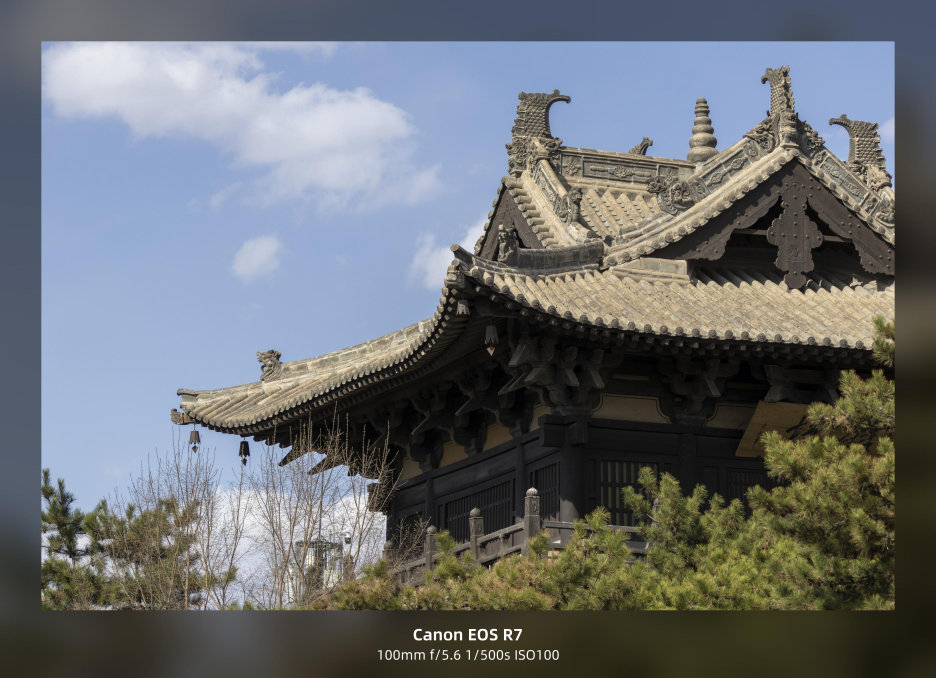
#> input picture samples/photo_params_b.jpg, 2808 x 2033 px (shown at 1/3 size); its folder holds only this picture in this run
$ python -i round_corner.py   (imports and definitions only)
#> lines starting #> are read from the running program, lines starting #| are printed output that depends on the picture
### src/util/ansi.py
from bisect import bisect_right

from enum import Enum
from enum import Flag

from typing import *

class AnsiColor(Enum):
    DEFAULT        = -1
    BLACK          = 0
    RED            = 1
    GREEN          = 2
    YELLOW         = 3
    BLUE           = 4
    MAGENTA        = 5
    CYAN           = 6
    WHITE          = 7
    BRIGHT_BLACK   = 8
    BRIGHT_RED     = 9
    BRIGHT_GREEN   = 10
    BRIGHT_YELLOW  = 11
    BRIGHT_BLUE    = 12
    BRIGHT_MAGENTA = 13
    BRIGHT_CYAN    = 14
    BRIGHT_WHITE   = 15

class AnsiStyle(Flag):
    DEFAULT       = 0
    BOLD          = 1
    FAINT         = 2
    ITALIC        = 4
    UNDERLINED    = 8
    SLOW_BLINK    = 16
    RAPID_BLINK   = 32
    SWAP_COLOR    = 64
    HIDE          = 128
    STRIKETHROUGH = 256

STYLE_DICT: dict = {
    AnsiStyle.BOLD          : 1,
    AnsiStyle.FAINT         : 2,
    AnsiStyle.ITALIC        : 3,
    AnsiStyle.UNDERLINED    : 4,
    AnsiStyle.SLOW_BLINK    : 5,
    AnsiStyle.RAPID_BLINK   : 6,
    AnsiStyle.SWAP_COLOR    : 7,
    AnsiStyle.HIDE          : 8,
    AnsiStyle.STRIKETHROUGH : 9
}

class AnsiFormat:
    CONTROL_CODE = '\033['

    def __init__(self, style = AnsiStyle.DEFAULT,
                 foreground  = AnsiColor.DEFAULT,
                 background  = AnsiColor.DEFAULT) -> None:
        self._style      = style
        self._foreground = foreground
        self._background = background

    @property
    def style(self) -> AnsiStyle:
        return self._style

    @style.setter
    def style(self, value):
        self._style = value

    @property
    def foreground(self) -> AnsiColor:
        return self._foreground

    @foreground.setter
    def foreground(self, value):
        self._foreground = value

    @property
    def background(self) -> AnsiColor:
        return self._background

    @background.setter
    def background(self, value):
        self._background = value

    # [12 lines left out: function enable_ansi, not called in this run]

    @property
    def disable_ansi(self) -> str:
        return f'{AnsiFormat.CONTROL_CODE}0m'

    def copy(self) -> 'AnsiFormat':
        return AnsiFormat(self._style, self._foreground, self._background)

    # [6 lines left out: function __eq__, not called in this run]

    def __repr__(self) -> str:
        return f'AnsiFormat{{{self._style}, {self._foreground}, {self._background}}}'

    def __str__(self) -> str:
        return self.__repr__()

    def __hash__(self) -> int:
        hash((self._style, self._foreground, self._background))

DEFAULT_FORMAT = AnsiFormat()
ERROR_FORMAT   = AnsiFormat(foreground=AnsiColor.BRIGHT_RED)
PS_FORMAT      = AnsiFormat(foreground=AnsiColor.BLUE)

class AnsiStr:
    def __init__(self, text: str, format: AnsiFormat) -> None:
        self._text   = text
        self._format = format

    @property
    def text(self) -> str:
        return self._text

    @text.setter
    def text(self, value: str):
        self._text = value

    @property
    def format(self) -> AnsiFormat:
        return self._format

    @format.setter
    def format(self, value: AnsiFormat):
        self._format = value

    def copy(self) -> 'AnsiStr':
        return AnsiStr(self._text, self._format.copy())

    def append(self, text: str):
        self._text += text

    def __iter__(self):
        return iter(self._text)

    def __str__(self) -> str:
        return self._format.enable_ansi + self.text + self._format.disable_ansi

    def __repr__(self) -> str:
        return f'AnsiStr{{"{self._text}", {self._format}}}'

    def __len__(self) -> int:
        return self._text.__len__()

    # [10 lines left out: functions __getitem__, __eq__, not called in this run]

    def __hash__(self) -> int:
        return hash((self._format, self._text))

    # [23 lines left out: functions __add__, __radd__, not called in this run]

class AnsiStream:
    @overload
    def __init__(self, strs: None) -> None:
        ...

    @overload
    def __init__(self, astr: AnsiStr) -> None:
        ...

    @overload
    def __init__(self, astrs: Iterable[AnsiStr]) -> None:
        ...

    @overload
    def __init__(self, stream: 'AnsiStream') -> None:
        ...

    # [18 lines left out: functions __init__, copy, not called in this run]

    def plain_text(self) -> str:
        return ''.join(astr.text for astr in self._astrs)

    # [5 lines left out: function append, not called in this run]

    def __str__(self) -> str:
        return ''.join(astr.__str__() for astr in self._astrs)

    def __repr__(self) -> str:
        return f'AnsiStream{{{", ".join(repr(astr) for astr in self._astrs)}}}'

    def __len__(self) -> int:
        return len(self.plain_text())

    def __iter__(self):
        return iter(self.plain_text())

    # [63 lines left out: functions __iadd__, __add__, __radd__, __getitem__, not called in this run]

strLike     = Union[str, AnsiStr]
strOrStream = Union[str, AnsiStr, AnsiStream]

FORMAT_VALUE   = AnsiFormat(foreground=AnsiColor.CYAN)
FORMAT_TITLE   = AnsiFormat(AnsiStyle.BOLD, AnsiColor.WHITE)
FORMAT_ERROR   = AnsiFormat(foreground=AnsiColor.RED)
FORMAT_SUCCESS = AnsiFormat(foreground=AnsiColor.GREEN)
FORMAT_PS      = AnsiFormat(style=AnsiStyle.FAINT)
FORMAT_OPTION  = AnsiFormat(foreground=AnsiColor.YELLOW)
FORMAT_ANNO    = AnsiFormat(AnsiStyle.ITALIC | AnsiStyle.FAINT)

__all__ = [
    "AnsiColor", "AnsiStyle", "AnsiFormat", "DEFAULT_FORMAT",
    "ERROR_FORMAT", "PS_FORMAT", "AnsiStr", "AnsiStream",
    "FORMAT_VALUE", "FORMAT_TITLE", "FORMAT_ERROR", "FORMAT_SUCCESS",
    "FORMAT_PS", "FORMAT_OPTION", "FORMAT_ANNO", "strLike", "strOrStream",
]

### src/util/decorators.py
import readline

from .printer import print_error

def errhandler(func):
    # [5 lines left out: function wrapper, not called in this run]
    return wrapper

def nohistory(func):
    def wrapper(*args, **kwargs):
        readline.clear_history()
        return func(*args, **kwargs)
    return wrapper

__all__ = ["errhandler", "nohistory"]

### src/format/round_corner.py
from util import *
from util import config
from util import menu
from util import output
from util import workspace

from PIL import Image
from PIL import ImageDraw

targets: list[image] = []

# [3 lines that did not run here, left out]

# [11 lines left out: function main, not called in this run]

def radius_main():
    set_radius()

def radius_value() -> str:
    return get_radius()

# [5 lines left out: function display, not called in this run]

# 选择图片对象
def choose_targets():
    global targets
    targets = workspace.c_main()

# [7 lines left out: function set_radius, not called in this run]

def get_radius() -> str:
    return f'{CONFIG.radius}px'

# [13 lines left out: function execute, not called in this run]

# https://www.pyget.cn/p/185266
def process(image: Image.Image) -> Image.Image:
    radii = CONFIG.radius
    circle = Image.new('L', (radii * 2, radii * 2), 0)
    draw = ImageDraw.Draw(circle)
    draw.ellipse((0, 0, radii * 2, radii * 2), fill=255)

    w, h = image.size

    alpha = Image.new('L', image.size, 255)
    alpha.paste(circle.crop((0, 0, radii, radii)), (0, 0))
    alpha.paste(circle.crop((radii, 0, radii * 2, radii)), (w - radii, 0))
    alpha.paste(circle.crop((radii, radii, radii * 2, radii * 2)), (w - radii, h - radii))
    alpha.paste(circle.crop((0, radii, radii, radii * 2)), (0, h - radii))

    image.putalpha(alpha)
    return image

>>> import cv2
>>> picture = cv2.imread('../../samples/photo_params_b.jpg', cv2.IMREAD_GRAYSCALE)
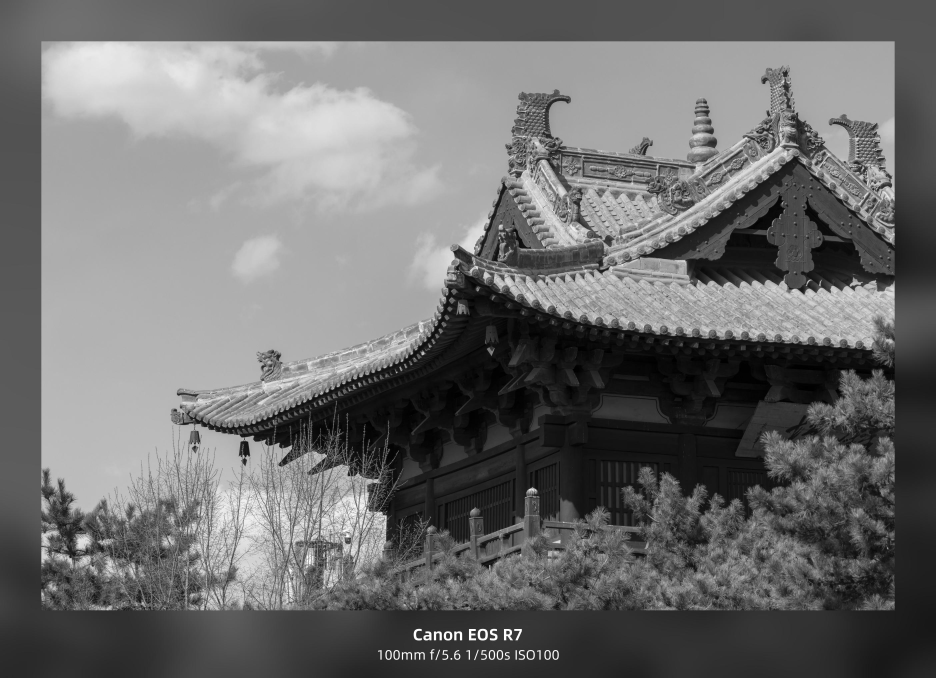
#> picture: shape (2033, 2808) (shown at 1/3 size); min 0, max 255, mean 110.1
#> (the run stopped early here; a loop or call above may not have finished)

$ run again, on samples/photo_params_c.jpg
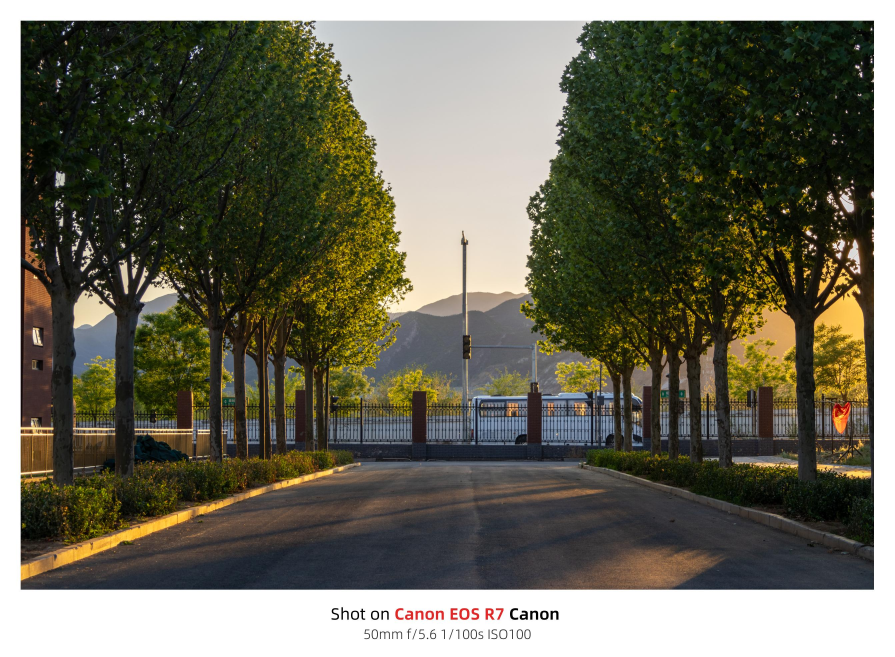
#> input picture samples/photo_params_c.jpg, 2684 x 1971 px (shown at 1/3 size)
#> `picture = cv2.imread('../../samples/photo_params_b.jpg', cv2.IMREAD_GR..`:
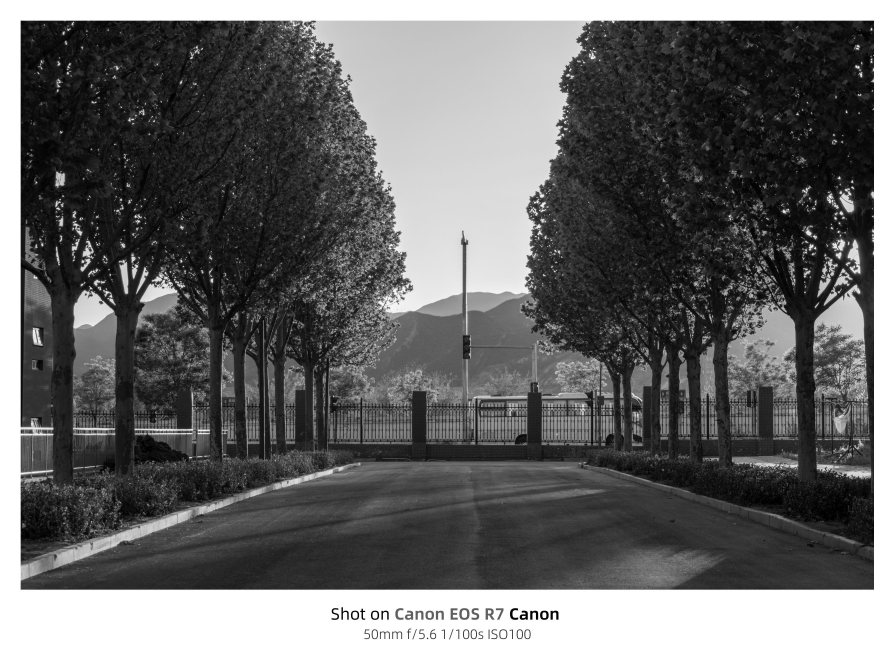
#> picture: shape (1971, 2684) (shown at 1/3 size); min 0, max 255, mean 103.8

$ run again, on samples/photo_params_s.jpg
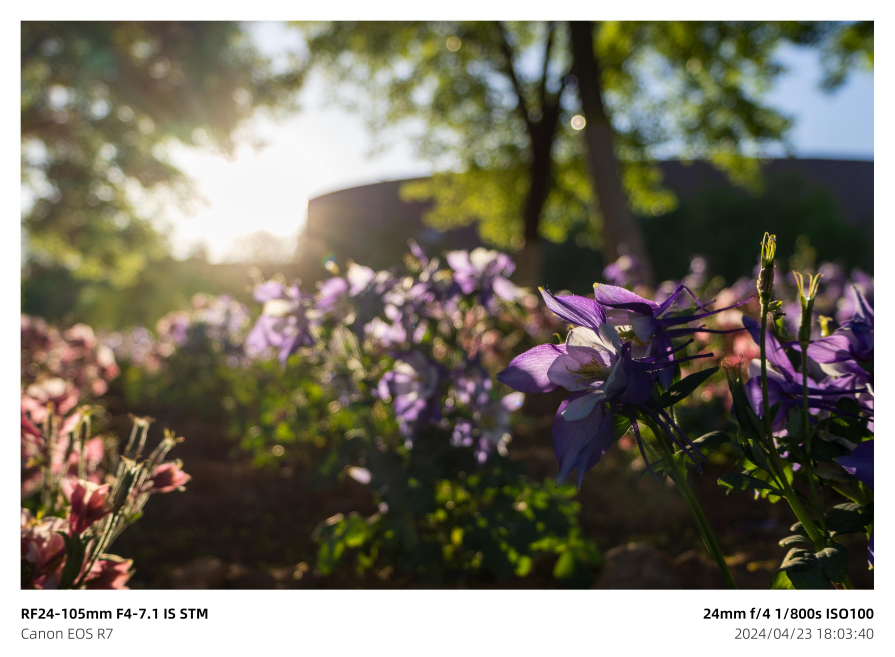
#> input picture samples/photo_params_s.jpg, 2684 x 1971 px (shown at 1/3 size)
#> `picture = cv2.imread('../../samples/photo_params_b.jpg', cv2.IMREAD_GR..`:
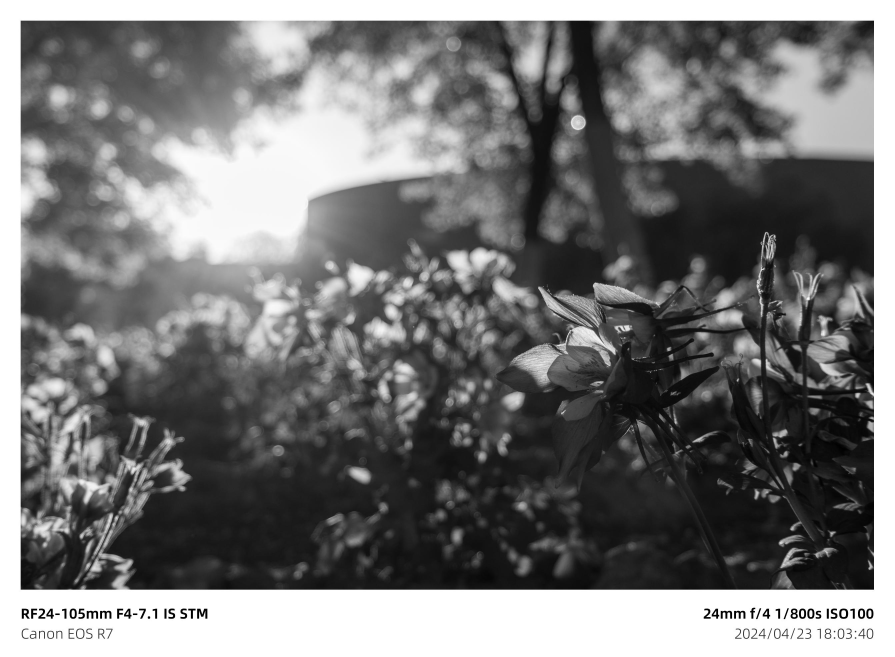
#> picture: shape (1971, 2684) (shown at 1/3 size); min 0, max 255, mean 119.2
